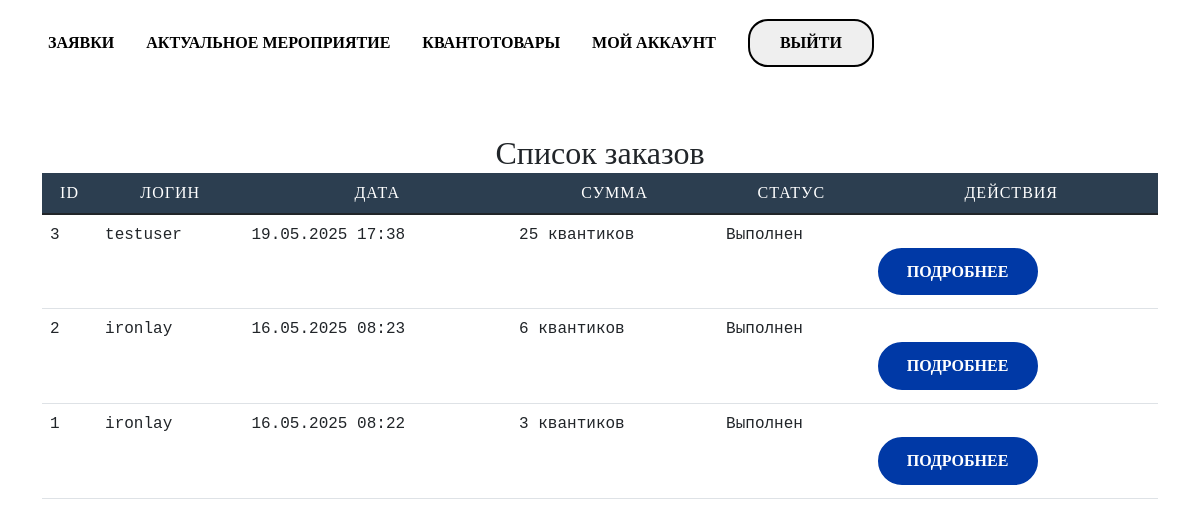
Page /accounts/orders/ (signed in) on the committed database.
### shop/models.py (models this page shows, shortened)
class Order(models.Model):
    user = models.ForeignKey(
        settings.AUTH_USER_MODEL,
        on_delete=models.CASCADE,
        related_name='orders'
    )
    created_at = models.DateTimeField(auto_now_add=True)
    total_price = models.PositiveIntegerField()
    is_completed = models.BooleanField(default=False)

class User(AbstractUser):
    is_kvantum_admin = models.BooleanField(
        default=False,
        verbose_name="Администратор квантума"
    )
    admin_kvantum = models.CharField(
        max_length=10,
        choices=KVANTUM_CHOICES,
        blank=True,
        null=True,
        verbose_name="Ответственный квантум"
    )
    groups = models.ManyToManyField(
        Group,
        verbose_name=_('groups'),
        blank=True,
        help_text=_('The groups this user belongs to.'),
        related_name="custom_user_groups",
        related_query_name="custom_user",
    )
    user_permissions = models.ManyToManyField(
        Permission,
        verbose_name=_('user permissions'),
        blank=True,
        help_text=_('Specific permissions for this user.'),
        related_name="custom_user_permissions",
        related_query_name="custom_user",
    )
    class Meta:
        verbose_name = _('user')
        verbose_name_plural = _('users')
        db_table = 'auth_user'  # Это сохранит совместимость с ожиданиями Django

### shop/views.py (the view)
# urls.py: path('orders/', views.order_list, name='order_list'),
@user_passes_test(is_admin)
def order_list(request):
    orders = Order.objects.all().order_by('-created_at')
    return render(request, 'cart/order_list.html', {'orders': orders, 'title': 'Заказы'})

### shop/views.py (called while the page is built)
def is_admin(user):
    return user.is_staff

### templates/cart/order_list.html (shortened to what this page needs)
{% extends 'base.html' %}
{% block content %}
<div class="container mt-5">
    <h2 class="font text-center">Список заказов</h2>
    <table class="table">
        <thead class="font text-center">
            <tr>
                <th>ID</th>
                <th>Логин</th>
                <th>Дата</th>
                <th>Сумма</th>
                <th>Статус</th>
                <th>Действия</th>
            </tr>
        </thead>
        <tbody>
            {% for order in orders %}
            <tr>
                <td>{{ order.id }}</td>
                <td>{{ order.user.username}}</td>
                <td>{{ order.created_at|date:"d.m.Y H:i" }}</td>
                <td>{{ order.total_price }} квантиков</td>
                <td>{% if order.is_completed %}Выполнен{% else %}В обработке{% endif %}</td>
                <td>
                    <a href="{% url 'order_admin_detail' order.id %}" class="btn btn-sm btn-primary">Подробнее</a>
                </td>
            </tr>
            {% empty %}
            <tr>
                <td colspan="6">Нет заказов</td>
            </tr>
            {% endfor %}
        </tbody>
    </table>
</div>
{% endblock %}

### static/main/css/style3.css (style rules this page uses)
body { margin: 0 px; font-family: 'Courier New', Courier, monospace; font-size: 16 px; }
h1, h2, h3, h4, h5, h6 { margin: 0; }
*, *::before, *::after { box-sizing: border-box; }
.btn { display: inline-block; vertical-align: top; padding: 15px 27px; min-width: 170px; margin-top: 20px; font-size: 16px; cursor: pointer; color: white; text-decoration: none; text-transform: uppercase; font-family: "BankGothic RUSS Medium"; font-weight: 600; font-style: normal; border: 5px solid white; border-radius: 30px; background-color: #0039A6; line-height: 1.1; transition: background-color 0.2s linear, color 0.2s linear, box-shadow 0.2s linear; }
.font { font-family: "BankGothic RUSS Medium"; }
.table { margin-bottom: 0; }
.table thead th { background-color: #2c3e50; color: white; font-weight: normal; text-transform: uppercase; letter-spacing: 1px; }

### rows in the picture
Order: id "3", user.username "testuser", created_at "19.05.2025 17:38", total_price "25", is_completed "Выполнен"
Order: id "2", user.username "ironlay", created_at "16.05.2025 08:23", total_price "6", is_completed "Выполнен"
Order: id "1", user.username "ironlay", created_at "16.05.2025 08:22", total_price "3", is_completed "Выполнен"
